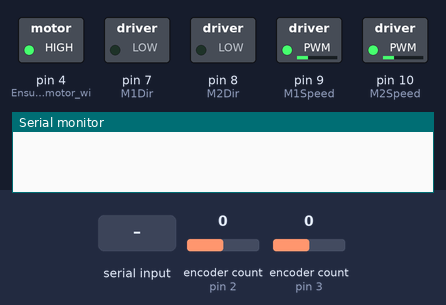
Recording of a sketch running on a simulated Arduino Uno, built with avr-gcc and run on an emulated ATmega328P. Shown: switched loads named in the sketch (green lamp = pin HIGH), the last lines printed to the serial monitor. The test bench sets the inputs (shaded band); at power-on: encoder count (sensors on pin 2, pin 3) 0.

Above: at 2.2 s.
2.3 s: "90 45\n" received over Serial
At 2.7 s:
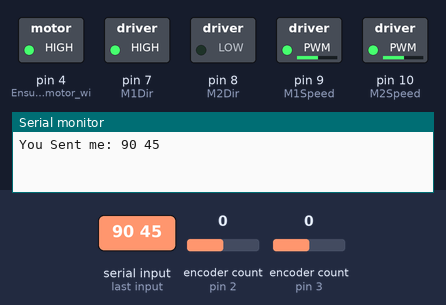
3.8 s: "0\n" received over Serial
At 5.0 s:
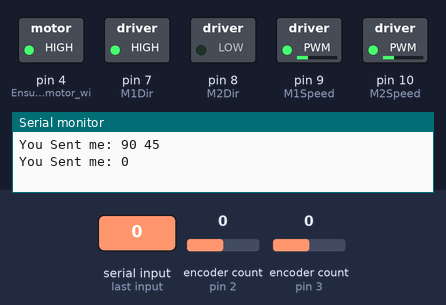
Timing chart, 0 to 6.8 s (numbered marks = the images above; inputs shaded):
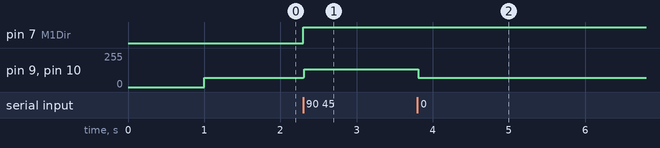

The sketch:

Final_Demo.ino
```cpp
/* Author: Andrew Samson, John Ripple, Michael Klima, Josh Lee 3/02/2022
 *
 * Description: This code controls a robots movement based on angle inputs from a rasberry pi.
 *
 * Hardware:
 *
 * connect the encoder on left wheel to pins 2 and 5
 * connect the encoder on right wheel to pins 3 and 6
 * connect GND on the wire splitter to GND on the arduino
 * connect + on wire splitter to the 5V on the arduino
 *
 */
#include <Encoder.h>
// ============== Localization Initialization ==============
const double meterToFeet = 3.28084;
const double N_per_Rotation = 3200; // in ticks
const double radius = meterToFeet*0.145/2; //in meters
const double robot_width = meterToFeet*0.29; //in meters (Needs to be measured from wheel to wheel)
const double enc_to_rad = 2*PI/N_per_Rotation; //in radian / tick
const double toRad = PI/180;

int on = 0;

double x = 0; //in meters
double y = 0; //in meters
double r = 0; //in meters
double phi = 0; //in radians
double distanceTotal = 0; //in feet

struct wheel :  Encoder{
  wheel(int x, int y, int s) : Encoder(x,y){side = s;};  //constructor
  long read(){
    return Encoder::read() * side;
  }
  double theta(){
    return read() * enc_to_rad;
  }

  double displacement(){ //returns the displacement made by wheel since it was last called
    int temp = read();
    double tbr = (temp - theta_last) * enc_to_rad * radius;
    theta_last = temp;
    return tbr;
  }
  int side = 1;
  long theta_last = 0;
};

wheel left(2,5,-1);
wheel right(3,6,1);

// ============== END Localization Initialization ==============


// ============== Motor Control Initialization ==============
int M1Speed = 9; //sets some pins
int M2Speed = 10;
int M1Dir = 7;
int M2Dir = 8;
int DIRECTIONM1 = HIGH;
int DIRECTIONM2 = HIGH;
bool STRAIGHT = true;

int Rotate = 1;
int Forward = 0;
int AlignS = 0;

int PWM_value_R = 0; // DONT FORGET ABOUT THIS _____________________________________________________________________________________________________
int PWM_value_L = 0;

double errorDis = 0;
double errorPhi = 0;

double lastPT = 0.0;
double lastPO = 0.0;
double angVelOne = 0.0;
double angVelTwo = 0.0;
double errorAngVel = 0.0;
double errorForVel = 0.0;
double errorHorizontal = 0.0;
double desForVel = 0.0;
double desAngVel = 0.0;
double barVoltage = 0.0;
double deltaVoltage = 0.0;
double samplingRate = 0.01;// in seconds, 10 milliseconds
double lastTime = 0;
double hamburger = 0;
double oneChange = 0;
double twoChange = 0;
double angStrong = 3;
double setForwardVelocity = 6;

double horizontalAngle = 0;
double shiftAngle = 0;
int stopSig = 0;
double INPUT_DISTANCE = 0.5;
double INPUT_ANGLE = 0;
double rightTurn = 0;

bool Vision = false;
bool halt = false;
bool useHAngle = false;

//double desired_angle = (INPUT_ANGLE + (INPUT_ANGLE/90)*10)* PI/180; //CHANGE THIS CONTROLLER -(INPUT_ANGLE + (INPUT_ANGLE/90)*33.5
double desired_angle = (INPUT_ANGLE) * PI/180; //CHANGE THIS CONTROLLER -(INPUT_ANGLE + (INPUT_ANGLE/90)*33.5
//double desDis = INPUT_DISTANCE;// - (INPUT_DISTANCE/5)*( 0.105);
double desDis = INPUT_DISTANCE - (INPUT_DISTANCE/5)*( 0.105);

//Controller Specifications

// It'll read the desired direction as the input, then it will output speed to reach the desired location
float Kp = 0.289202862842511*2; //in Volts/Radian //was 2
float Ki = 10.8369142120677; //in volts /radian
double I_past = 0;
double I = 0;
// ============= END Motor Control Initialization =============

void setup() {
  Serial.begin(115200);
  pinMode(4, OUTPUT); //Ensures that the motor will move
  pinMode(M1Dir, OUTPUT); //Sets the Motor 1 direction as an output
  pinMode(M2Dir, OUTPUT); //Sets the Motor 2 direction as an output
  pinMode(M1Speed, OUTPUT); //Sets the Motor 1 speed as an output
  pinMode(M2Speed, OUTPUT); //Sets the Motor 2 speed as an output
  digitalWrite(4, HIGH); //Sets pin 4 to high so the motor works
  delay(1000);
}

void loop() {
    update_position();// UPDATES THE R VALUE WHICH TELLS IT HOW FAR IT HAS DRIVEN
    if (Serial.available() > 0) {
      receiveData();
    }

    if ( millis() % 10 == 0){
      intializeAngleVel();
      if(Rotate) {
        rotate(-1);
      }

      if(AlignS) {
        turnToTape(shiftAngle, horizontalAngle);

      }

      if(Forward) {
        moveForward(setForwardVelocity);

      }
      if (!Rotate) {
        PWM_value_L = ((barVoltage + deltaVoltage) / 2); // Used to be /2
        PWM_value_R = ((barVoltage - deltaVoltage) / 2);
      }
      speedDirectionSet();

    }
}


// Gets Data from Pi
void receiveData() {
      Rotate = false;
      AlignS = true;
      //halt = false;
      // Array of Inputs from Pi
      int arrayOfInputs[6] = {0};
      String data = Serial.readStringUntil('\n');
      int start = 0;
      int count = 0;
      Serial.print("You Sent me: ");
      for(int i = 0; i < data.length(); i++){
       if(data[i] == ' ') {
         arrayOfInputs[count] = data.substring(start, i).toInt();
         start = i;
         count++;
       }
      }

     Serial.println(data);
      rightTurn = arrayOfInputs[5];
      stopSig = arrayOfInputs[4];
      if(stopSig == 0) {
        // The Tape is in sight
        //Set Horizontal Angle
        horizontalAngle = arrayOfInputs[0] * toRad * pow(-1,arrayOfInputs[1]); // Need to add toRad back in ///////////////* pow(-1,arrayOfInputs[1])
        //Set Shift Angle
        shiftAngle = arrayOfInputs[2] * pow(-1,arrayOfInputs[3])* toRad;

        Vision = true;
        Rotate = false;

      } else if (stopSig == 1){
        // Stopping at cross
        if(Vision && r > 1){
          halt = true;
        }
        Vision = false;

      } else if (stopSig == 2) {
        // No tape seen
        Vision = false;
        Rotate = true;
      }

}

void speedDirectionSet(){
      //CHOOSES DIRECTION
      if(PWM_value_R > 0){
        DIRECTIONM1 = HIGH;
      } else{
        DIRECTIONM1 = LOW;
      }

      if(PWM_value_L > 0){
        DIRECTIONM2 = LOW;
      } else{
        DIRECTIONM2 = HIGH;
      }

      //Makes sure PWM is within 0 to 255
      PWM_value_R = constrain(abs(PWM_value_R),0,255);

      PWM_value_L = constrain(abs(PWM_value_L),0,255);


      // Scales PWM to lowest moving motor value
      double bound = 70;
      if (Rotate) {
        bound = 70;
      }
      if(PWM_value_R != 0) {
        PWM_value_R = ((double)PWM_value_R)/(255)*(255-bound)+bound;
      }
      if(PWM_value_L != 0) {
        PWM_value_L = ((double)PWM_value_L)/(255)*(255-bound)+bound;
      }

     if(halt){
        int tmp = distanceTotal+1;
        while (tmp - distanceTotal > 0) {
          update_position();
        }

      PWM_value_R = 0;
      PWM_value_L = 0;
     }

      // Writes values to motors
      digitalWrite(M1Dir, DIRECTIONM1); //
      analogWrite(M1Speed, PWM_value_R);//PWM_value_, WHEEL ON RIGHT SIDE IF LOOKING FROM BACK
      digitalWrite(M2Dir, DIRECTIONM2);
      analogWrite(M2Speed, PWM_value_L);//PWM_value_, WHEEL ON LEFT SIDE IF LOOKING FROM BACK

      if(halt && on == 0){
        victoryScreech();
        on++;
        while(halt) {

        }
      }

}

void turnToTape(double angle, double angleH){ //TODO: Take input and turn that much
  if(abs(angleH) < 20*toRad || useHAngle) {
    if(rightTurn == 1) {
      angle = (-90*toRad+abs(angleH))/3.46;
    }
    if(distanceTotal > 3) {
      useHAngle = true;
    }
    if (abs(angleH) > 60*toRad) {
      useHAngle = false;
    }
  } else if (distanceTotal > 1) {
    if(abs(angle) > 2*toRad) {
      angStrong = 8;
    } else {
      angStrong = 5;
    }

  }

  if(abs(angle) > 1*toRad) {
    update_position();
    // Set errorPhi
    errorPhi = angle;

    // Set Desired Velocities
    desAngVel = errorPhi / samplingRate;

    // Set error values
    errorAngVel = -(desAngVel - radius*(angVelOne + angVelTwo)/(robot_width))/2;

    barVoltage = 0;
    deltaVoltage = errorAngVel * Kp * angStrong;

  } else {
    Forward = true;
    angStrong = 5; //was 8
  }
}

void moveForward(double ft){
  errorDis = (desDis - r);
  desForVel = errorDis / samplingRate;
  errorForVel = desForVel - radius*(angVelOne + angVelTwo)/4;
  barVoltage = errorForVel * Kp/2;
  if (Vision){
       desDis = r + ft; //should only happen once until it reaches its place of rest
  }
}


///Everything below is down pat

void rotate(int direct){
  PWM_value_R = 1*direct;
  PWM_value_L = -1*direct;
}

void update_position(){ //Updates position for localization
  double d_r = right.displacement(); //sets a constant position throughout function
  double d_l = left.displacement();

  double xOld = x;
  double yOld = y;
  x = cos(phi)*(d_r + d_l) / 2; //updates x postion
  y = sin(phi)*(d_r + d_l) / 2; //updates y position

  distanceTotal += sqrt(x*x + y*y);

  phi = (right.read() - left.read()) * enc_to_rad * radius / robot_width; //updates orientation
  x = x + xOld;
  y = y + yOld;
  r = sqrt(x*x + y*y); // upadates r / distance away from origin
}

void intializeAngleVel(){
      //LEFT WHEEL DEFINED AS THE ONE, RIGHT WHEEL DEFINED AS THE TWO
      hamburger = millis() - lastTime;
      oneChange = left.theta() - lastPO;
      twoChange = right.theta() - lastPT;
      angVelOne = (oneChange) /(hamburger/1000);
      angVelTwo = (twoChange) / (hamburger/1000);
      lastTime = millis();
      lastPT = right.theta();
      lastPO = left.theta();
      int cornerAngleBound = 90;
      if (abs(horizontalAngle) < (cornerAngleBound * toRad)){ // Makes the forward velocity proportional with the error from horizontal angle
        setForwardVelocity = 6*(abs(horizontalAngle)/(cornerAngleBound * toRad *2));
      } else{
        setForwardVelocity = 6;
      }
      if (setForwardVelocity < .1) {
        setForwardVelocity = 0.1;
      }
}

void victoryScreech(){
  int song = millis() % 3;
  int tempo[] = {350, 500, 500};
  int lengths[] = {29, 35, 71};
  int qua = tempo[song];
  int hal = 2*qua;
  int trip = qua/3;
  int eit = qua/2;
  int who = 4* qua;

  int notes[3][71] = {{196,264, 330, 400, 524,660,785,660, 0, 0,
          264,315,415,524,622,831,622, 0,0,
          293, 350, 466, 587, 698, 932, 932, 932, 932, 1046},

      {261, 350, 440, 350, 440, 392, 350, 293, 261, 261,
          350, 440, 350, 440, 392, 523, 440,
          523, 440, 524, 440, 350, 261, 293, 350, 350, 293, 261, 261,
          350, 440, 350, 440, 392, 350},

      {440, 349, 440, 349, 349, 293, 261, 349, 349, 349, 349, 440, 523, 523,
      523, 587, 523, 440, 523, 349, 349, 293, 261,
      349, 349, 349, 392, 440, 349, 392, 349, 440, 587, 349, 293, 349, 349, 349,
      349, 349, 349, 293, 261, 349, 349, 349, 349, 440, 659, 659, 659, 659,
      587, 261, 440, 440, 349, 349, 349, 349, 349, 293, 261,
      349, 349, 349, 392, 440, 349, 392, 349}};

  int durr[3][71] = {{ trip,trip,trip,trip,trip,trip,qua,qua/2, qua/2, trip,
                    trip, trip, trip, trip, trip, qua, qua/2, qua/2, trip,
                    trip, trip, trip, trip, trip, qua,trip, trip ,trip , 3*qua},

                {   qua, hal, eit, eit, hal, qua, hal, qua, 2*qua, qua,
                    2*qua, eit, eit, 2*qua, qua, 5*qua, qua,
                    1.5*qua, eit, eit, eit, qua*2, qua, 1.5*qua, eit, eit, eit, 2*qua, qua,
                    2*qua, eit, eit, qua*2, qua, qua*5},

      {qua, hal, qua, 1.5*qua, eit, eit, 1.5*qua, eit, eit, eit, eit, eit, eit, qua,
      who, eit, eit, hal, qua, 1.5*qua, eit, eit, eit + qua,
      eit, eit, eit, eit, eit, eit, qua, hal + qua, qua, eit, qua, eit, qua, eit, eit,
      eit, eit, qua, eit, qua + eit, eit, eit, eit, eit, eit, eit, qua, hal + qua, qua,
      eit, eit, qua, qua, qua, eit, eit, eit, eit, eit, qua + eit,
      eit, eit, eit, eit, eit, eit, qua, who}};

  for(int i = 0; i < lengths[song]; i++){
        tone(11, notes[song][i], durr[song][i]);
        delay(durr[song][i]);
      }
}
```

Measured:
- after the input at 2.3 s, pin 7 (M1Dir): LOW → HIGH at once; pin 9 (M1Speed), pin 10 (M2Speed): 70/255 → 132/255 at once
- after the input at 3.8 s, pin 9 (M1Speed), pin 10 (M2Speed): 132/255 → 70/255 at once
